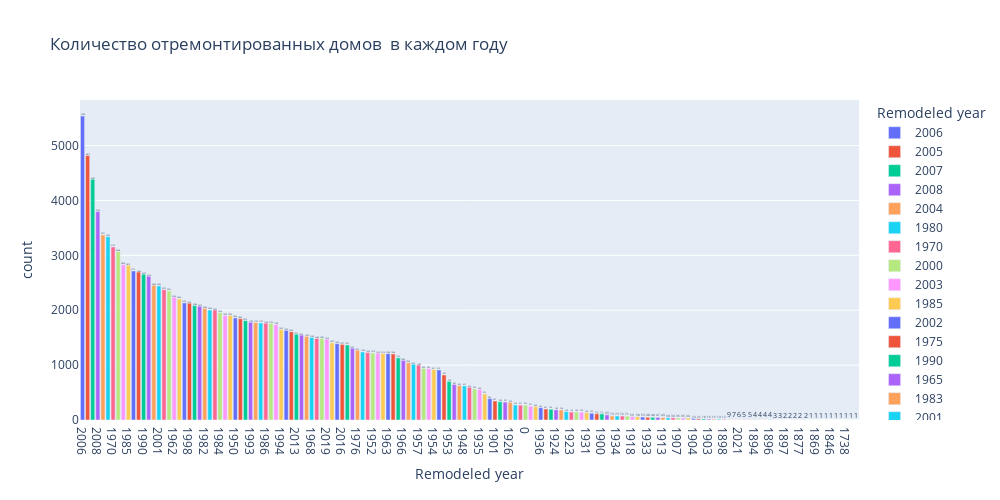

Notebook code cell kept with this figure:
### Markdown cell above
Больше всего домов построено в 2019 году.

### Code cell
#сгруппируем данные по годам и посчитаем сколько было отремонтировано домов в каждом году
grouped = df.groupby('Remodeled year', as_index=False).agg(count=('Remodeled year', 'count'))
grouped=grouped.sort_values(by='count', ascending=False)

# построим график отражающий сколько было отремонтировано домов в каждом году
import plotly.express as px
fig = px.bar(
    data_frame=grouped, #датафрейм
    x='Remodeled year', #ось x
    y='count', #ось y
    color='Remodeled year', #расцветка в зависимости от страны
    text = 'count', #текст на столбцах
    orientation='v', #ориентация графика
    height=500, #высота
    width=1000, #ширина
    title='Количество отремонтированных домов  в каждом году' #заголовок
)
#отображаем его
fig.show()
fig.write_html('plotly/bar_2.html')
